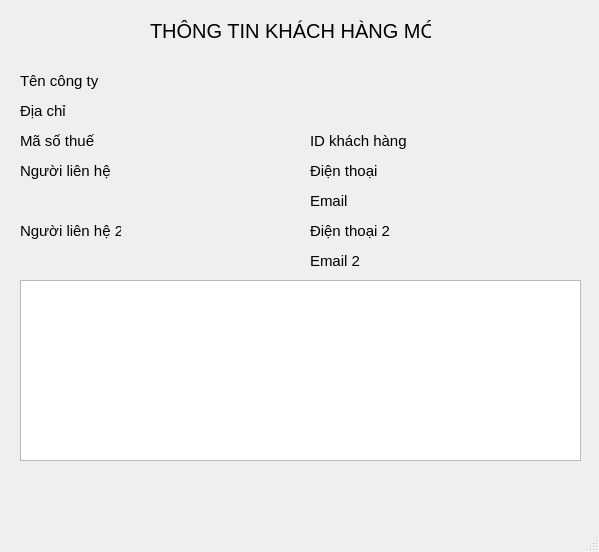
<?xml version="1.0" encoding="UTF-8"?>
<ui version="4.0">
 <class>Thongtin_KH</class>
 <widget class="QMainWindow" name="Thongtin_KH">
  <property name="geometry">
   <rect>
    <x>0</x>
    <y>0</y>
    <width>599</width>
    <height>552</height>
   </rect>
  </property>
  <property name="windowTitle">
   <string>MainWindow</string>
  </property>
  <widget class="QWidget" name="centralwidget">
   <widget class="QLabel" name="label">
    <property name="geometry">
     <rect>
      <x>150</x>
      <y>0</y>
      <width>281</width>
      <height>61</height>
     </rect>
    </property>
    <property name="font">
     <font>
      <pointsize>15</pointsize>
     </font>
    </property>
    <property name="text">
     <string>THÔNG TIN KHÁCH HÀNG MỚI</string>
    </property>
   </widget>
   <widget class="QLabel" name="label_2">
    <property name="geometry">
     <rect>
      <x>20</x>
      <y>70</y>
      <width>91</width>
      <height>21</height>
     </rect>
    </property>
    <property name="font">
     <font>
      <pointsize>11</pointsize>
     </font>
    </property>
    <property name="text">
     <string>Tên công ty</string>
    </property>
   </widget>
   <widget class="QLabel" name="label_3">
    <property name="geometry">
     <rect>
      <x>20</x>
      <y>100</y>
      <width>91</width>
      <height>21</height>
     </rect>
    </property>
    <property name="font">
     <font>
      <pointsize>11</pointsize>
     </font>
    </property>
    <property name="text">
     <string>Địa chỉ</string>
    </property>
   </widget>
   <widget class="QLabel" name="label_4">
    <property name="geometry">
     <rect>
      <x>20</x>
      <y>130</y>
      <width>91</width>
      <height>21</height>
     </rect>
    </property>
    <property name="font">
     <font>
      <pointsize>11</pointsize>
     </font>
    </property>
    <property name="text">
     <string>Mã số thuế</string>
    </property>
   </widget>
   <widget class="QLabel" name="label_5">
    <property name="geometry">
     <rect>
      <x>310</x>
      <y>130</y>
      <width>111</width>
      <height>21</height>
     </rect>
    </property>
    <property name="font">
     <font>
      <pointsize>11</pointsize>
     </font>
    </property>
    <property name="text">
     <string>ID khách hàng</string>
    </property>
   </widget>
   <widget class="QLabel" name="label_6">
    <property name="geometry">
     <rect>
      <x>20</x>
      <y>160</y>
      <width>91</width>
      <height>21</height>
     </rect>
    </property>
    <property name="font">
     <font>
      <pointsize>11</pointsize>
     </font>
    </property>
    <property name="text">
     <string>Người liên hệ:</string>
    </property>
   </widget>
   <widget class="QLabel" name="label_7">
    <property name="geometry">
     <rect>
      <x>310</x>
      <y>160</y>
      <width>71</width>
      <height>21</height>
     </rect>
    </property>
    <property name="font">
     <font>
      <pointsize>11</pointsize>
     </font>
    </property>
    <property name="text">
     <string>Điện thoại</string>
    </property>
   </widget>
   <widget class="QLabel" name="label_8">
    <property name="geometry">
     <rect>
      <x>310</x>
      <y>190</y>
      <width>71</width>
      <height>21</height>
     </rect>
    </property>
    <property name="font">
     <font>
      <pointsize>11</pointsize>
     </font>
    </property>
    <property name="text">
     <string>Email</string>
    </property>
   </widget>
   <widget class="QTextEdit" name="textEdit">
    <property name="geometry">
     <rect>
      <x>20</x>
      <y>280</y>
      <width>561</width>
      <height>181</height>
     </rect>
    </property>
   </widget>
   <widget class="QLabel" name="label_9">
    <property name="geometry">
     <rect>
      <x>20</x>
      <y>220</y>
      <width>101</width>
      <height>21</height>
     </rect>
    </property>
    <property name="font">
     <font>
      <pointsize>11</pointsize>
     </font>
    </property>
    <property name="text">
     <string>Người liên hệ 2</string>
    </property>
   </widget>
   <widget class="QLabel" name="label_10">
    <property name="geometry">
     <rect>
      <x>310</x>
      <y>220</y>
      <width>81</width>
      <height>21</height>
     </rect>
    </property>
    <property name="font">
     <font>
      <pointsize>11</pointsize>
     </font>
    </property>
    <property name="text">
     <string>Điện thoại 2</string>
    </property>
   </widget>
   <widget class="QLabel" name="label_11">
    <property name="geometry">
     <rect>
      <x>310</x>
      <y>250</y>
      <width>71</width>
      <height>21</height>
     </rect>
    </property>
    <property name="font">
     <font>
      <pointsize>11</pointsize>
     </font>
    </property>
    <property name="text">
     <string>Email 2</string>
    </property>
   </widget>
  </widget>
  <widget class="QMenuBar" name="menubar">
   <property name="geometry">
    <rect>
     <x>0</x>
     <y>0</y>
     <width>599</width>
     <height>21</height>
    </rect>
   </property>
  </widget>
  <widget class="QStatusBar" name="statusbar"/>
 </widget>
 <resources/>
 <connections/>
</ui>
